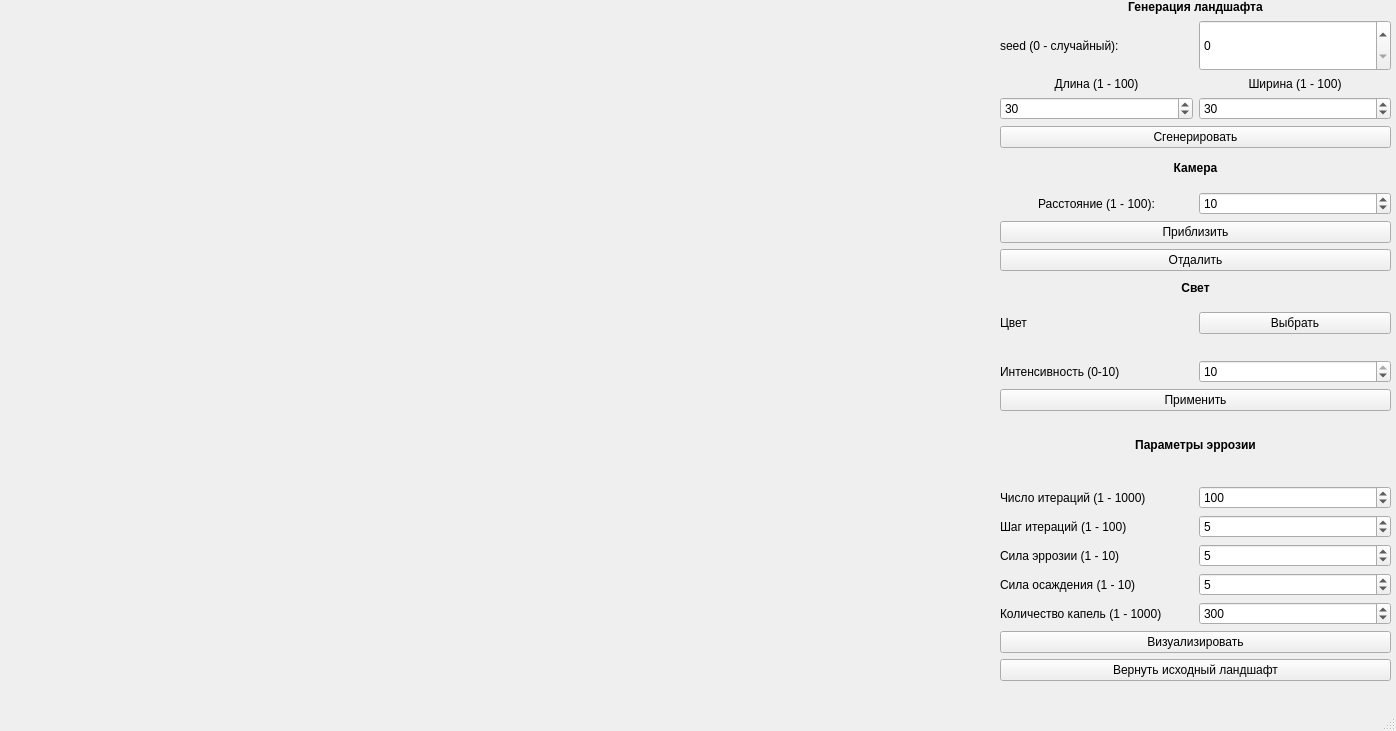
<?xml version="1.0" encoding="UTF-8"?>
<ui version="4.0">
 <class>MainWindow</class>
 <widget class="QMainWindow" name="MainWindow">
  <property name="geometry">
   <rect>
    <x>0</x>
    <y>0</y>
    <width>1396</width>
    <height>731</height>
   </rect>
  </property>
  <property name="windowTitle">
   <string>Пантелеев В. М. Курсовая работа</string>
  </property>
  <widget class="QWidget" name="centralwidget">
   <widget class="QWidget" name="RenderWidget" native="true">
    <property name="geometry">
     <rect>
      <x>0</x>
      <y>0</y>
      <width>991</width>
      <height>681</height>
     </rect>
    </property>
    <property name="sizePolicy">
     <sizepolicy hsizetype="Expanding" vsizetype="Expanding">
      <horstretch>0</horstretch>
      <verstretch>0</verstretch>
     </sizepolicy>
    </property>
   </widget>
   <widget class="QWidget" name="verticalLayoutWidget_3">
    <property name="geometry">
     <rect>
      <x>1000</x>
      <y>0</y>
      <width>391</width>
      <height>148</height>
     </rect>
    </property>
    <layout class="QVBoxLayout" name="verticalLayout_4">
     <item>
      <widget class="QLabel" name="label_8">
       <property name="font">
        <font>
         <bold>true</bold>
        </font>
       </property>
       <property name="text">
        <string>Генерация ландшафта</string>
       </property>
       <property name="alignment">
        <set>Qt::AlignCenter</set>
       </property>
      </widget>
     </item>
     <item>
      <layout class="QHBoxLayout" name="horizontalLayout_8">
       <item>
        <widget class="QLabel" name="label_9">
         <property name="text">
          <string>seed (0 - случайный):</string>
         </property>
        </widget>
       </item>
       <item>
        <widget class="QSpinBox" name="seedBox">
         <property name="sizePolicy">
          <sizepolicy hsizetype="Minimum" vsizetype="Expanding">
           <horstretch>0</horstretch>
           <verstretch>0</verstretch>
          </sizepolicy>
         </property>
        </widget>
       </item>
      </layout>
     </item>
     <item>
      <layout class="QHBoxLayout" name="horizontalLayout_9">
       <item>
        <layout class="QVBoxLayout" name="verticalLayout">
         <item>
          <widget class="QLabel" name="label_10">
           <property name="text">
            <string>Длина (1 - 100)</string>
           </property>
           <property name="alignment">
            <set>Qt::AlignCenter</set>
           </property>
          </widget>
         </item>
         <item>
          <widget class="QSpinBox" name="lenBox">
           <property name="minimum">
            <number>1</number>
           </property>
           <property name="maximum">
            <number>100</number>
           </property>
           <property name="singleStep">
            <number>0</number>
           </property>
           <property name="value">
            <number>30</number>
           </property>
          </widget>
         </item>
        </layout>
       </item>
       <item>
        <layout class="QVBoxLayout" name="verticalLayout_2">
         <item>
          <widget class="QLabel" name="label_11">
           <property name="text">
            <string>Ширина (1 - 100)</string>
           </property>
           <property name="alignment">
            <set>Qt::AlignCenter</set>
           </property>
          </widget>
         </item>
         <item>
          <widget class="QSpinBox" name="widBox">
           <property name="minimum">
            <number>1</number>
           </property>
           <property name="maximum">
            <number>100</number>
           </property>
           <property name="value">
            <number>30</number>
           </property>
          </widget>
         </item>
        </layout>
       </item>
      </layout>
     </item>
     <item>
      <widget class="QPushButton" name="generateBtn">
       <property name="text">
        <string>Сгенерировать</string>
       </property>
      </widget>
     </item>
    </layout>
   </widget>
   <widget class="QWidget" name="verticalLayoutWidget">
    <property name="geometry">
     <rect>
      <x>1000</x>
      <y>150</y>
      <width>391</width>
      <height>121</height>
     </rect>
    </property>
    <layout class="QVBoxLayout" name="verticalLayout_5">
     <item>
      <widget class="QLabel" name="label_12">
       <property name="font">
        <font>
         <bold>true</bold>
        </font>
       </property>
       <property name="text">
        <string>Камера</string>
       </property>
       <property name="alignment">
        <set>Qt::AlignCenter</set>
       </property>
      </widget>
     </item>
     <item>
      <layout class="QVBoxLayout" name="verticalLayout_6">
       <item>
        <layout class="QHBoxLayout" name="horizontalLayout_10">
         <item>
          <widget class="QLabel" name="label_13">
           <property name="text">
            <string>Расстояние (1 - 100):</string>
           </property>
           <property name="alignment">
            <set>Qt::AlignCenter</set>
           </property>
          </widget>
         </item>
         <item>
          <widget class="QSpinBox" name="camBox">
           <property name="minimum">
            <number>1</number>
           </property>
           <property name="maximum">
            <number>100</number>
           </property>
           <property name="value">
            <number>10</number>
           </property>
          </widget>
         </item>
        </layout>
       </item>
       <item>
        <widget class="QPushButton" name="forwardCam_btn">
         <property name="text">
          <string>Приблизить</string>
         </property>
        </widget>
       </item>
       <item>
        <widget class="QPushButton" name="backCam_btn">
         <property name="text">
          <string>Отдалить</string>
         </property>
        </widget>
       </item>
      </layout>
     </item>
    </layout>
   </widget>
   <widget class="QWidget" name="verticalLayoutWidget_2">
    <property name="geometry">
     <rect>
      <x>1000</x>
      <y>410</y>
      <width>391</width>
      <height>271</height>
     </rect>
    </property>
    <layout class="QVBoxLayout" name="verticalLayout_3">
     <item>
      <widget class="QLabel" name="errparamlbl">
       <property name="enabled">
        <bool>true</bool>
       </property>
       <property name="font">
        <font>
         <bold>true</bold>
        </font>
       </property>
       <property name="layoutDirection">
        <enum>Qt::LeftToRight</enum>
       </property>
       <property name="text">
        <string>Параметры эррозии</string>
       </property>
       <property name="alignment">
        <set>Qt::AlignCenter</set>
       </property>
      </widget>
     </item>
     <item>
      <layout class="QHBoxLayout" name="horizontalLayout">
       <item>
        <widget class="QLabel" name="label">
         <property name="text">
          <string>Число итераций (1 - 1000)</string>
         </property>
        </widget>
       </item>
       <item>
        <widget class="QSpinBox" name="num_iterBox">
         <property name="minimum">
          <number>1</number>
         </property>
         <property name="maximum">
          <number>1000</number>
         </property>
         <property name="value">
          <number>100</number>
         </property>
        </widget>
       </item>
      </layout>
     </item>
     <item>
      <layout class="QHBoxLayout" name="horizontalLayout_2">
       <item>
        <widget class="QLabel" name="label_2">
         <property name="text">
          <string>Шаг итераций (1 - 100)</string>
         </property>
        </widget>
       </item>
       <item>
        <widget class="QSpinBox" name="step_iterBox">
         <property name="minimum">
          <number>1</number>
         </property>
         <property name="maximum">
          <number>100</number>
         </property>
         <property name="value">
          <number>5</number>
         </property>
        </widget>
       </item>
      </layout>
     </item>
     <item>
      <layout class="QHBoxLayout" name="horizontalLayout_6">
       <item>
        <widget class="QLabel" name="label_5">
         <property name="text">
          <string>Сила эррозии (1 - 10)</string>
         </property>
        </widget>
       </item>
       <item>
        <widget class="QSpinBox" name="errPowerBox">
         <property name="minimum">
          <number>1</number>
         </property>
         <property name="maximum">
          <number>10</number>
         </property>
         <property name="value">
          <number>5</number>
         </property>
        </widget>
       </item>
      </layout>
     </item>
     <item>
      <layout class="QHBoxLayout" name="horizontalLayout_7">
       <item>
        <widget class="QLabel" name="label_6">
         <property name="text">
          <string>Сила осаждения (1 - 10)</string>
         </property>
        </widget>
       </item>
       <item>
        <widget class="QSpinBox" name="deposRateBox">
         <property name="minimum">
          <number>1</number>
         </property>
         <property name="maximum">
          <number>10</number>
         </property>
         <property name="value">
          <number>5</number>
         </property>
        </widget>
       </item>
      </layout>
     </item>
     <item>
      <layout class="QHBoxLayout" name="horizontalLayout_3">
       <item>
        <widget class="QLabel" name="label_3">
         <property name="text">
          <string>Количество капель (1 - 1000)</string>
         </property>
        </widget>
       </item>
       <item>
        <widget class="QSpinBox" name="numdropsBox">
         <property name="minimum">
          <number>1</number>
         </property>
         <property name="maximum">
          <number>1000</number>
         </property>
         <property name="value">
          <number>300</number>
         </property>
        </widget>
       </item>
      </layout>
     </item>
     <item>
      <widget class="QPushButton" name="errosionBtn">
       <property name="text">
        <string>Визуализировать</string>
       </property>
      </widget>
     </item>
     <item>
      <widget class="QPushButton" name="retLandbtn">
       <property name="text">
        <string>Вернуть исходный ландшафт</string>
       </property>
      </widget>
     </item>
    </layout>
   </widget>
   <widget class="QWidget" name="verticalLayoutWidget_5">
    <property name="geometry">
     <rect>
      <x>1000</x>
      <y>270</y>
      <width>391</width>
      <height>141</height>
     </rect>
    </property>
    <layout class="QVBoxLayout" name="verticalLayout_7">
     <item>
      <widget class="QLabel" name="label_14">
       <property name="font">
        <font>
         <bold>true</bold>
        </font>
       </property>
       <property name="text">
        <string>Свет</string>
       </property>
       <property name="alignment">
        <set>Qt::AlignCenter</set>
       </property>
      </widget>
     </item>
     <item>
      <layout class="QVBoxLayout" name="verticalLayout_8">
       <item>
        <layout class="QHBoxLayout" name="horizontalLayout_11">
         <item>
          <widget class="QLabel" name="label_15">
           <property name="text">
            <string>Цвет</string>
           </property>
          </widget>
         </item>
         <item>
          <widget class="QPushButton" name="chColorbtn">
           <property name="text">
            <string>Выбрать</string>
           </property>
          </widget>
         </item>
        </layout>
       </item>
       <item>
        <widget class="QLabel" name="color_lbl">
         <property name="text">
          <string/>
         </property>
        </widget>
       </item>
       <item>
        <layout class="QHBoxLayout" name="horizontalLayout_12">
         <item>
          <widget class="QLabel" name="label_16">
           <property name="text">
            <string>Интенсивность (0-10)</string>
           </property>
          </widget>
         </item>
         <item>
          <widget class="QSpinBox" name="applyLight">
           <property name="maximum">
            <number>10</number>
           </property>
           <property name="value">
            <number>10</number>
           </property>
          </widget>
         </item>
        </layout>
       </item>
       <item>
        <widget class="QPushButton" name="applyLight_btn">
         <property name="text">
          <string>Применить</string>
         </property>
        </widget>
       </item>
      </layout>
     </item>
    </layout>
   </widget>
  </widget>
  <widget class="QMenuBar" name="menubar">
   <property name="geometry">
    <rect>
     <x>0</x>
     <y>0</y>
     <width>1396</width>
     <height>23</height>
    </rect>
   </property>
  </widget>
  <widget class="QStatusBar" name="statusbar"/>
 </widget>
 <resources/>
 <connections/>
</ui>
